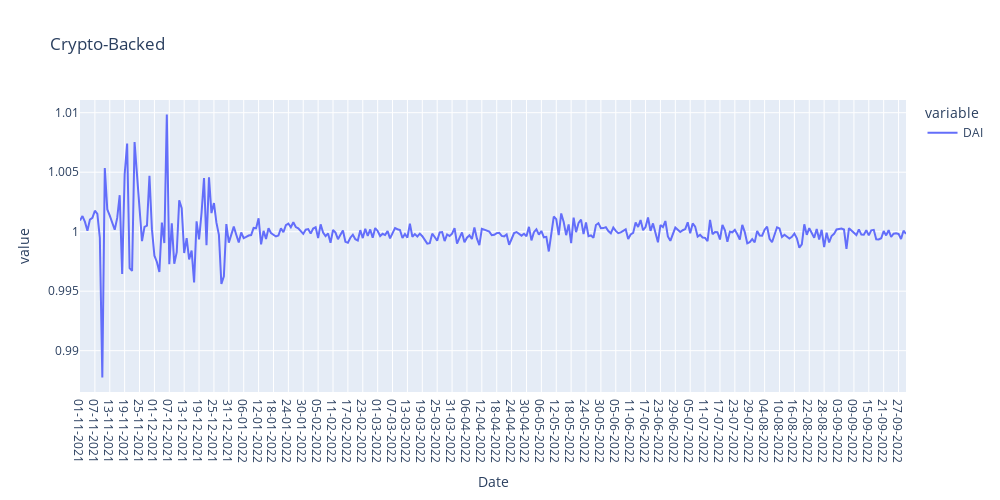

Write notebook code for a chart like this one.
### Code cell
px.line(rets[["DAI"]], title='Crypto-Backed', width=1000, height=500).show()

### Figure 1 — Plotly figure (JSON) as saved in the notebook; plotly's stock layout.template omitted (floating-point values rounded to 4 significant figures; data arrays with more than 128 entries replaced by an {"elided": "..."} marker saying what was removed)
{"data": [{"hovertemplate": "variable=DAI<br>Date=%{x}<br>value=%{y}<extra></extra>", "legendgroup": "DAI", "line": {"color": "#636efa", "dash": "solid"}, "marker": {"symbol": "circle"}, "mode": "lines", "name": "DAI", "orientation": "v", "showlegend": true, "type": "scatter", "x": {"elided": "334 str values"}, "xaxis": "x", "y": {"elided": "334 float values"}, "yaxis": "y"}], "layout": {"height": 500, "legend": {"title": {"text": "variable"}, "tracegroupgap": 0}, "title": {"text": "Crypto-Backed"}, "width": 1000, "xaxis": {"anchor": "y", "domain": [0, 1], "title": {"text": "Date"}}, "yaxis": {"anchor": "x", "domain": [0, 1], "title": {"text": "value"}}}}
